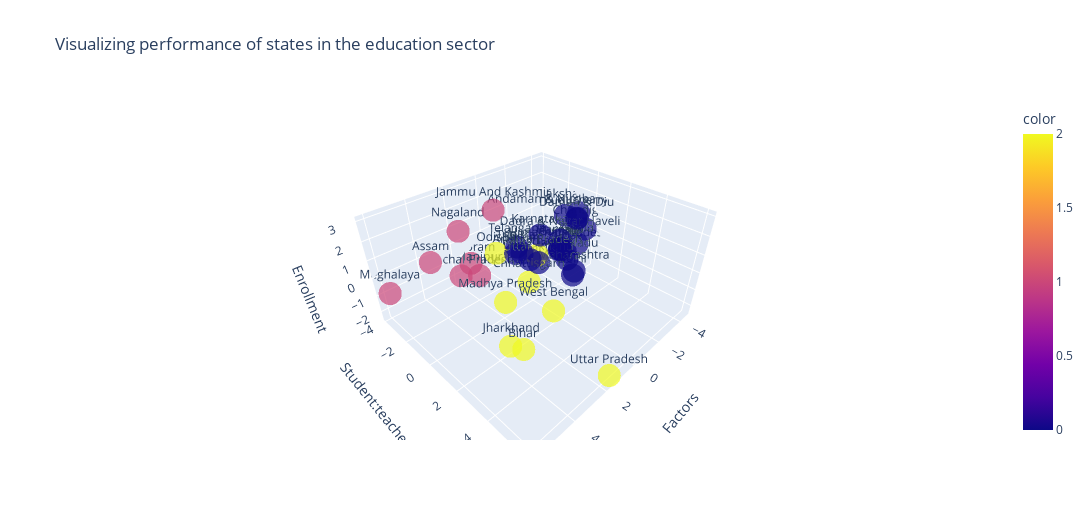

Notebook cell for this chart:
### Markdown cell above
https://towardsdatascience.com/unsupervised-machine-learning-affinity-propagation-algorithm-explained-d1fef85f22c8

### Code cell
figtot.show()

### Figure 1 — Plotly figure (JSON) as saved in the notebook; plotly's stock layout.template omitted (floating-point values rounded to 4 significant figures)
{"data": [{"hovertemplate": "Factors=%{x}<br>Student:teacher ratio=%{y}<br>Enrollment=%{z}<br>text=%{text}<br>color=%{marker.color}<extra></extra>", "legendgroup": "", "marker": {"color": [0, 2, 1, 1, 2, 0, 2, 0, 0, 0, 0, 0, 0, 0, 1, 2, 0, 0, 0, 2, 0, 1, 1, 1, 1, 2, 0, 0, 0, 0, 0, 0, 0, 2, 0, 2], "coloraxis": "coloraxis", "opacity": 0.7, "symbol": "circle"}, "mode": "markers+text", "name": "", "scene": "scene", "showlegend": false, "text": ["Andaman & Nicobar Islands", "Andhra Pradesh", "Arunachal Pradesh", "Assam", "Bihar", "Chandigarh", "Chhattisgarh", "Dadra & Nagar Haveli", "Daman & Diu", "Delhi", "Goa", "Gujarat", "Haryana", "Himachal Pradesh", "Jammu And Kashmir", "Jharkhand", "Karnataka", "Kerala", "Lakshadweep", "Madhya Pradesh", "Maharashtra", "Manipur", "Meghalaya", "Mizoram", "Nagaland", "Odisha", "Puducherry", "Punjab", "Rajasthan", "Sikkim", "Tamil Nadu", "Telangana", "Tripura", "Uttar Pradesh", "Uttarakhand", "West Bengal"], "type": "scatter3d", "x": [-3.325, 0.8964, 2.223, 4.741, 4.194, -3.991, 0.8543, -0.6851, -1.492, -3.013, -2.52, -0.6623, -1.348, -2.927, 1.647, 3.81, -0.0868, -2.945, -4.493, 2.755, -1.239, 1.112, 6.031, 1.073, 2.439, 2.613, -3.288, -1.742, 0.5242, -1.968, -1.879, 0.2232, -0.1309, 1.469, 0.01907, 1.112], "y": [-0.887, 1.192, -3.174, -1.421, 3.757, 0.01173, 0.5949, 1.148, 1.412, 0.1163, -0.0853, 1.178, 0.5816, -0.8629, -0.8041, 2.503, 0.3971, 0.3397, -0.9241, 1.052, 1.638, -3.083, -3.366, -3.842, -2.573, 0.4392, -0.05986, 0.1628, 0.3353, -2.939, 0.587, -0.9319, -1.428, 6.059, 0.4062, 2.472], "z": [0.9322, 1.256, -1.447, 1.457, -0.4078, 0.1791, -0.58, 1.356, 2.305, -2.392, -0.668, 0.8448, 0.3539, -1.015, 3.05, -1.42, 1.569, -0.1892, 0.6457, -0.4695, -0.4601, -1.953, -0.6079, -1.523, 1.586, 1.803, 1.033, -0.1231, 0.4421, -1.825, -0.5401, 0.4559, -0.3278, -2.272, 0.05888, -1.106]}], "layout": {"coloraxis": {"colorbar": {"title": {"text": "color"}}, "colorscale": [[0, "#0d0887"], [0.1111, "#46039f"], [0.2222, "#7201a8"], [0.3333, "#9c179e"], [0.4444, "#bd3786"], [0.5556, "#d8576b"], [0.6667, "#ed7953"], [0.7778, "#fb9f3a"], [0.8889, "#fdca26"], [1, "#f0f921"]]}, "height": 520, "legend": {"tracegroupgap": 0}, "scene": {"domain": {"x": [0, 1], "y": [0, 1]}, "xaxis": {"title": {"text": "Factors"}}, "yaxis": {"title": {"text": "Student:teacher ratio"}}, "zaxis": {"title": {"text": "Enrollment"}}}, "title": {"text": "Visualizing performance of states in the education sector"}, "width": 1200}}
